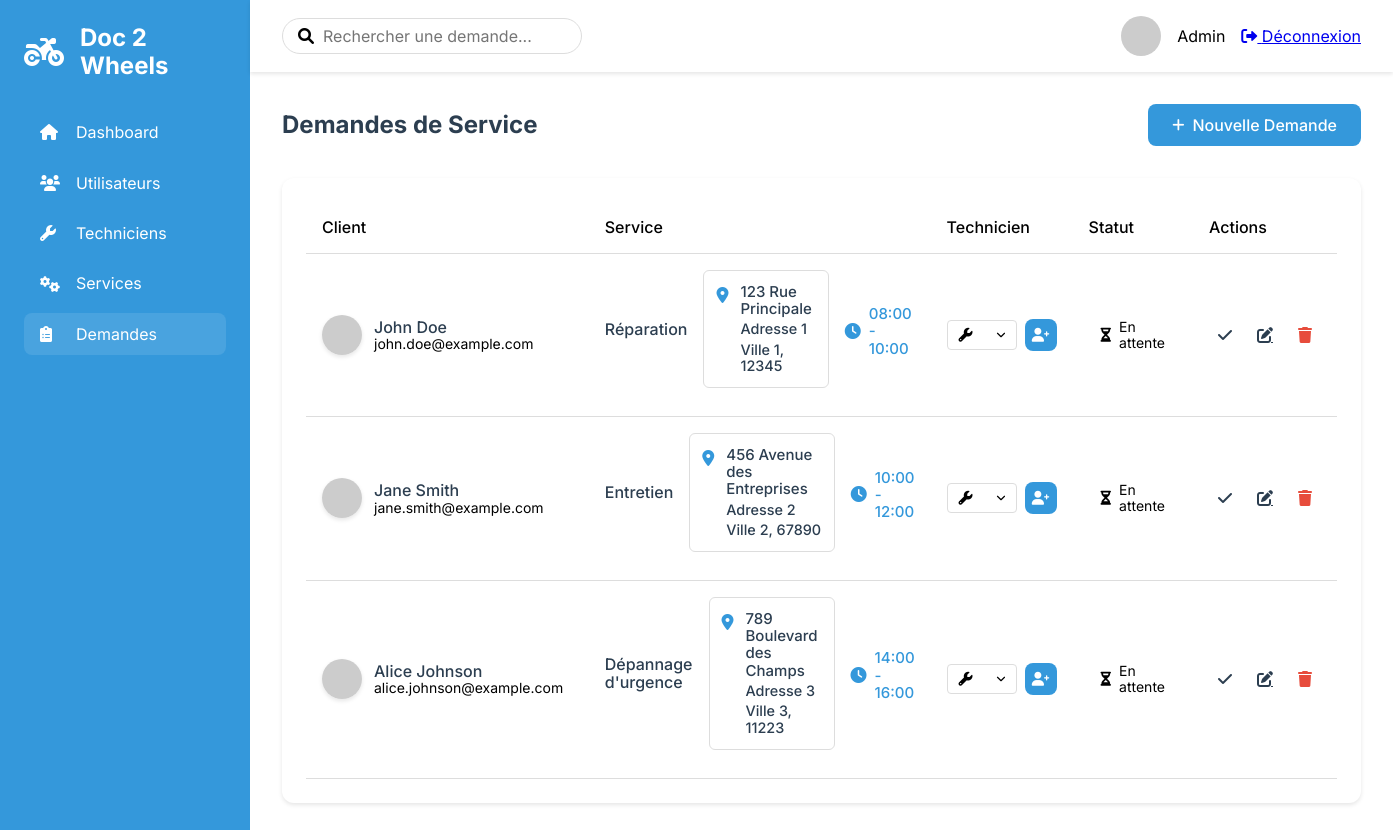
/admin/service_requests, run on the app's committed database.
### tables this page shows
CREATE TABLE service_requests (
    id INT AUTO_INCREMENT PRIMARY KEY,
    user_id INT NOT NULL,
    service_id INT NOT NULL,
    location_id INT NOT NULL,
    time_slot_id INT NOT NULL,
    technician_id INT,
    description TEXT,
    completed TINYINT DEFAULT 0,
    vehicle_type ENUM('car', 'moto') NOT NULL,
    created_at TIMESTAMP DEFAULT CURRENT_TIMESTAMP,
    FOREIGN KEY (user_id) REFERENCES users(id),
    FOREIGN KEY (service_id) REFERENCES services(id),
    FOREIGN KEY (location_id) REFERENCES locations(id),
    FOREIGN KEY (time_slot_id) REFERENCES time_slots(id),
    FOREIGN KEY (technician_id) REFERENCES technicians(id)
);

CREATE TABLE users (
    id INT AUTO_INCREMENT PRIMARY KEY,
    name VARCHAR(255) NOT NULL,
    email VARCHAR(255) NOT NULL UNIQUE,
    username VARCHAR(255) NOT NULL UNIQUE,
    password VARCHAR(255) NOT NULL,
    account_activation_hash VARCHAR(255),
    created_at TIMESTAMP DEFAULT CURRENT_TIMESTAMP
);

CREATE TABLE services (
    id INT AUTO_INCREMENT PRIMARY KEY,
    name VARCHAR(255) NOT NULL,
    description TEXT
);

CREATE TABLE locations (
    id INT AUTO_INCREMENT PRIMARY KEY,
    street VARCHAR(255) NOT NULL,
    address TEXT NOT NULL,
    city VARCHAR(255) NOT NULL,
    postal_code VARCHAR(10) NOT NULL
);

CREATE TABLE time_slots (
    id INT AUTO_INCREMENT PRIMARY KEY,
    time_range VARCHAR(255) NOT NULL
);

### src/Views/admin/service_requests/index.view.php (the view, shortened to what the rows shown need)
<!DOCTYPE html>
<html lang="fr">
<head>
    <link rel="stylesheet" href="../../../../sass/dist/css/main.css">
    <link rel="stylesheet" href="https://cdnjs.cloudflare.com/ajax/libs/font-awesome/6.0.0/css/all.min.css">
</head>
<body class="admin-layout">
    <main class="admin-main">
        <div class="admin-content">
            <div class="content-header">
                <h1>Demandes de Service</h1>
            </div>
            <div class="card">
                <div class="table-responsive">
                    <table class="table">
                        <thead>
                            <tr>
                                <th>Client</th>
                                <th>Service</th>
                                <th>Technicien</th>
                                <th>Statut</th>
                                <th>Actions</th>
                            </tr>
                        </thead>
                        <tbody>
                            <?php foreach ($service_requests as $request): ?>
                                <tr>
                                    <td>
                                        <div class="client-info">
                                            <img src="https://ui-avatars.com/api/?name=<?= urlencode($request->user_name) ?>&background=random"
                                                 alt="<?= $request->user_name ?>">
                                            <div>
                                                <span class="name"><?= $request->user_name ?></span>
                                                <span class="email"><?= $request->user_email ?></span>
                                            </div>
                                        </div>
                                    </td>
                                    <td>
                                        <div class="service-info">
                                            <span class="service-name"><?= $request->service_name ?></span>
                                            <div class="location">
                                                <i class="fas fa-map-marker-alt"></i>
                                                <div class="location-details">
                                                    <span class="street"><?= $request->location_street ?></span>
                                                    <?php if ($request->location_address): ?>
                                                        <span class="address"><?= $request->location_address ?></span>
                                                    <?php endif; ?>
                                                    <span class="city-code"><?= $request->location_city ?>, <?= $request->location_postal_code ?></span>
                                                </div>
                                            </div>
                                            <div class="time-slot">
                                                <i class="fas fa-clock"></i>
                                                <?= $request->time_range ?>
                                            </div>
                                        </div>
                                    </td>
                                    <td>
                                        <div class="technician-assignment">
                                            <form method="post" action="/admin/service_requests/assign_technician/<?= $request->id ?>"
                                                  class="tech-assign-form">
                                                <div class="select-wrapper">
                                                    <select name="technician_id" class="form-control">
                                                        <option value="">Choisir un technicien</option>
                                                    </select>
                                                </div>
                                                <button type="submit" class="btn btn-sm btn-primary">
                                                    <i class="fas fa-user-plus"></i>
                                                </button>
                                            </form>
                                        </div>
                                    </td>
                                    <td>
                                    <span class="status-badge <?= $request->completed ? 'completed' : ($request->technician_id ? 'pending' : 'waiting') ?>">
                                        <i class="fas <?= $request->completed ? 'fa-check-circle' : ($request->technician_id ? 'fa-clock' : 'fa-hourglass-half') ?>"></i>
                                        <?= $request->completed ? 'Terminé' : ($request->technician_id ? 'En cours' : 'En attente') ?>
                                    </span>
                                    </td>
                                    <td>
                                        <div class="actions">
                                            <?php if (!$request->completed): ?>
                                                <form method="post" action="/admin/service_requests/complete/<?= $request->id ?>"
                                                      class="action-form">
                                                    <button type="submit" class="btn-icon success" title="Marquer comme terminé">
                                                        <i class="fas fa-check"></i>
                                                    </button>
                                                </form>
                                            <?php endif; ?>
                                            <a href="/admin/service_requests/edit/<?= $request->id ?>"
                                               class="btn-icon" title="Modifier">
                                                <i class="fas fa-edit"></i>
                                            </a>
                                            <form method="post" action="/admin/service_requests/delete/<?= $request->id ?>"
                                                  class="action-form"
                                                  onsubmit="return confirm('Êtes-vous sûr de vouloir supprimer cette demande ?');">
                                                <button type="submit" class="btn-icon delete" title="Supprimer">
                                                    <i class="fas fa-trash"></i>
                                                </button>
                                            </form>
                                        </div>
                                    </td>
                                </tr>
                            <?php endforeach; ?>
                        </tbody>
                    </table>
                </div>
            </div>
        </div>
    </main>
</body>
</html>

### data on the page
service_requests: user.name "John Doe", user.email "john.doe@example.com", service.name "Réparation", location.street "123 Rue Principale", location.address "Adresse 1", location.city "Ville 1", location.postal_code "12345", time_slot.time_range "08:00 - 10:00", completed 0 (drawn)
service_requests: user.name "Jane Smith", user.email "jane.smith@example.com", service.name "Entretien", location.street "456 Avenue des Entreprises", location.address "Adresse 2", location.city "Ville 2", location.postal_code "67890", time_slot.time_range "10:00 - 12:00", completed 0 (drawn)
service_requests: user.name "Alice Johnson", user.email "alice.johnson@example.com", service.name "Dépannage d'urgence", location.street "789 Boulevard des Champs", location.address "Adresse 3", location.city "Ville 3", location.postal_code "11223", time_slot.time_range "14:00 - 16:00", completed 0 (drawn)
